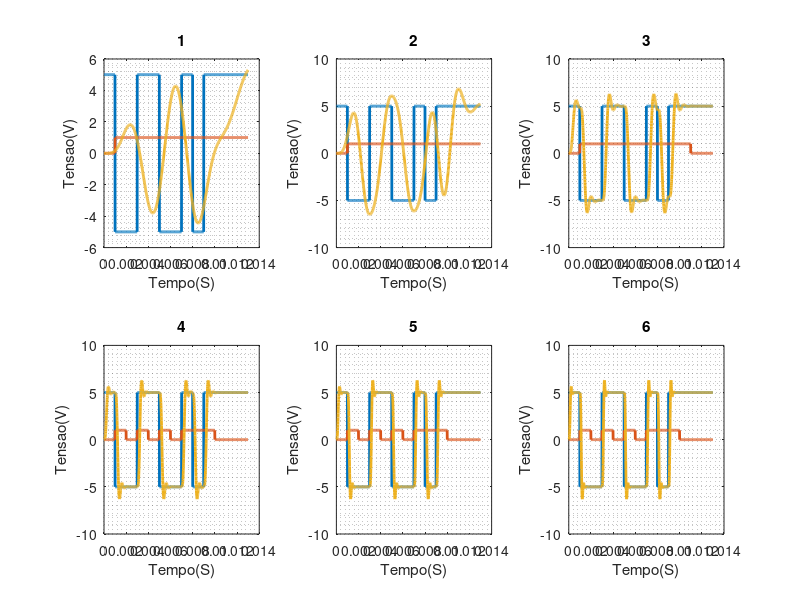

Write the MATLAB code that produced this figure.
clear all

data_in = [0 1 0 1 0 1 0 1 1 1 0 0 0];
#          + - - + + - - + - + + + +
amostra_por_bit = 100;
bitrate = 1000;
    
t_step = 1/(amostra_por_bit*bitrate);
tempo(1) = 0;
t = 0;
signal_length = 1;
steps_per_bit = ((1/bitrate)/t_step);
for i = 1 : length(data_in)
        if data_in(i) == 0
        for k = 1 : steps_per_bit
            if(signal_length == 1)
                signal(signal_length) = 5;
                tempo(signal_length++) = (t++)*t_step;
            else
                signal(signal_length) = signal(signal_length - 1);
                tempo(signal_length++) = (t++)*t_step;
            endif
        endfor
    elseif data_in(i) == 1
        if(signal(signal_length - 1) == 5)
            aux = -5;
        else
            aux = 5;
        endif
        for k = 1 : steps_per_bit
        if(signal_length == 1)
            signal(signal_length) = 5;
            tempo(signal_length++) = (t++)*t_step;
        else
            signal(signal_length) = aux;
            tempo(signal_length++) = (t++)*t_step;
        endif
        endfor
    endif
end

Fs=1/t_step;
freq_fundamental = bitrate/2;
harmonicos = [freq_fundamental/2 freq_fundamental 3*freq_fundamental 5*freq_fundamental 7*freq_fundamental 9*freq_fundamental];
for k = 1 : length(harmonicos)
    cutoff_freq = harmonicos(k);
    Fnorm = 2*cutoff_freq/Fs;
    [b,a] = butter(5, Fnorm);
    sinal_filtrado(k,:) = filter(b, a, signal);
endfor

figure('name', 'Comparação entrada, filtrada e saida');

steps_per_bit_receiver=((1/bitrate)/t_step);
for k = 1 : length(harmonicos)
    w = 1;
    for i = 1 : length(sinal_filtrado(k,:))
        if mod(i, steps_per_bit_receiver/2) == 0 && mod(i, steps_per_bit_receiver) != 0
            if i < steps_per_bit_receiver 
                if round(sinal_filtrado(k,i)) > 2.5
                    for j = 1 : steps_per_bit_receiver
                        signal_out(k, w++) = 0;
                    endfor
                else
                    for j = 1 : steps_per_bit_receiver
                        signal_out(k, w++) = 0;
                    endfor
                endif
            else
                if round(sinal_filtrado(k,i)) < round(sinal_filtrado(k, i - steps_per_bit_receiver)) ...
                || round(sinal_filtrado(k,i)) > round(sinal_filtrado(k, i - steps_per_bit_receiver))
                    for j = 1 : steps_per_bit_receiver
                        signal_out(k, w++) = 1;
                    endfor
                else
                    for j = 1 : steps_per_bit_receiver
                        signal_out(k, w++) = 0;
                    endfor
                endif
            endif
        endif
    endfor
endfor

for k = 1 : length(harmonicos)
    w = 1;
    for i = 1 : length(signal_out(k, :))
        if( mod(i, steps_per_bit_receiver/2) == 0 && mod(i, steps_per_bit_receiver) != 0)
            data_out(k, w++) = signal_out(k,i);
        endif
    endfor
    subplot(2, 3, k)
    plot(tempo, signal, 'linewidth', 2, tempo, signal_out(k,:), 'linewidth', 2, tempo, sinal_filtrado(k,:), 'linewidth', 2)
    xlabel("Tempo(S)")
    ylabel("Tensao(V)")
    title(k);
    grid minor
endfor
data_in
data_out